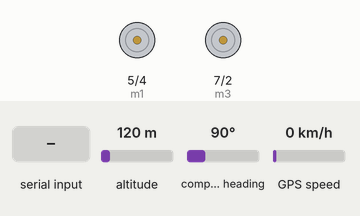
Recording of a sketch running on a simulated Arduino Uno, built with avr-gcc and run on an emulated ATmega328P. Shown: motor-driver pin pairs drawn as motors (green arrow = first pin HIGH = forward, orange = second pin HIGH = backward, longer = more drive, scaled by the enable pin). The test bench sets the inputs (shaded band); at power-on: altitude 120 m, compass heading 90°, GPS speed 0 km/h. The GPS gets a fix after 3 s at 37.7749, -122.4194 with 8 satellites; what the sketch prints to the serial monitor is not drawn.

Above: at 1.2 s.
1.3 s: "F" received over the second serial link
At 2.5 s:
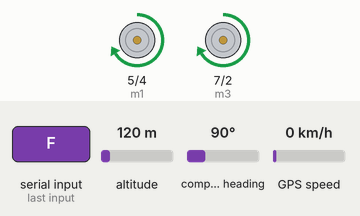
2.8 s: "B" received over the second serial link
At 3.9 s:
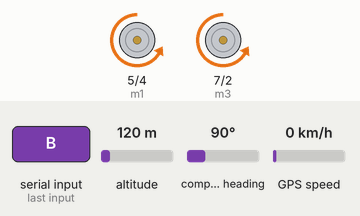
4.3 s: "L" received over the second serial link
At 5.0 s:
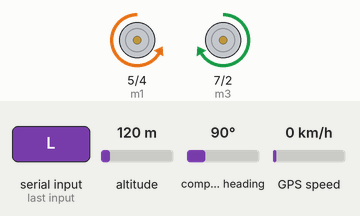
5.8 s: "R" received over the second serial link
At 6.2 s:
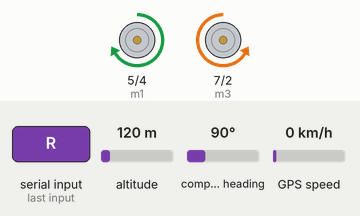
Timing chart, 0 to 8.3 s (numbered marks = the images above; inputs shaded):
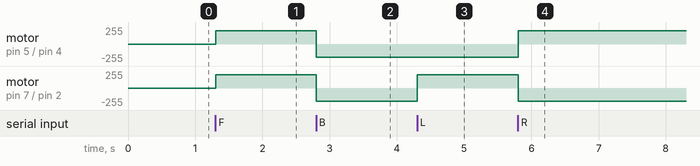

The sketch:

zareefSpeddLimiter03_l298_04.ino
```cpp
#include <NeoSWSerial.h>
#include <AltSoftSerial.h>
#include <TinyGPS++.h>
#include <math.h>
const int m1=5;
const int m2=4;
const int PWM1=6;
const int m3=7;
const int m4=2;
const int PWM2=3;
const float error =2871.142857;
int speed=200;
int k=1;
float Clat;
float Clng;
float Tlat=23.707643;
float Tlng=90.409713;
float ClatR;
float ClngR;
float TlatR;
float TlngR;
float dlng;
float dlat;
float a;
float e;
float d;
float R = 6371.00;

char btVal;

//const int GPSBaud = 9600;

TinyGPSPlus gps;
NeoSWSerial ss(11,12);//rx,tx
AltSoftSerial Bs(8, 13); // RX, TX

void setup(){
Serial.begin(115200);
ss.begin(9600);
Bs.begin(9600);
pinMode(m1,OUTPUT);
pinMode(m2,OUTPUT);
pinMode(m3,OUTPUT);
pinMode(m4,OUTPUT);
pinMode(PWM1,OUTPUT);
pinMode(PWM2,OUTPUT);

}

//void feedgps(){
// while (ss.available() > 0)
//    if (gps.encode(ss.read()))

//savegps();
//}


//void savegps(){
//Clat=gps.location.lat();
//Clng=gps.location.lng();

//}


//void distence(){
//   while (ss.available() > 0)
//    if (gps.encode(ss.read()))
//    Clat=gps.location.lat();
//Clng=gps.location.lng();
////feedgps();
//
//ClatR= Clat*(PI/180);
//ClngR= Clng*(PI/180);
//TlatR= Tlat*(PI/180);
//TlngR= Tlng*(PI/180);
//dlat=(Clat-Tlat)*(PI/180);  //2,1
//dlng=(Clng-Tlng)*(PI/180);
//a = (sq(sin(dlat/2))) + cos(TlatR) * cos(ClatR) * (sq(sin(dlng/2)));
//e = 2 * atan2(sqrt(a), sqrt(1-a)) ;
//d = ((R * e));
//
//Serial.println(d);
//if(d<5){
//  speed=100;
//  }
//
//}


void loop() {
while (ss.available() > 0)
    if (gps.encode(ss.read()))
        if (gps.location.isValid())
  {

Clat=gps.location.lat();
Clng=gps.location.lng();
ClatR= Clat*(PI/180);
ClngR= Clng*(PI/180);
TlatR= Tlat*(PI/180);
TlngR= Tlng*(PI/180);
dlat=(Clat-Tlat)*(PI/180);  //2,1
dlng=(Clng-Tlng)*(PI/180);
a = (sq(sin(dlat/2))) + cos(TlatR) * cos(ClatR) * (sq(sin(dlng/2)));
e = 2 * atan2(sqrt(a), sqrt(1-a)) ;
d = ((R * e));
  }
Serial.print("distance = " );
Serial.println(d);
if(d<6){
k=1;
Serial.print("speed = " );
Serial.println(speed);
  }else{
    k=2;
    Serial.print("speed = " );
    Serial.println(speed);
    }


  while(Bs.available()){

   btVal= Bs.read();

   }


  switch (btVal)
  {
      case 'F':
    Serial.println("Forward");
      forward();
      break;

      case 'B':
      Serial.println("Reverse");
       reverse();
       break;

    case 'L':
       Serial.println("Left");
       left();
       break;

     case 'R':
    Serial.println("Right");
       right();
        break;

     case 'S':
      Serial.println("Stop");
       stoprobot();
       break;


       case '1':
       speed=10*k;
       Serial.println(speed);
       break;

       case '20':
       speed=2*k;
       Serial.println(speed);
       break;


       case '3':
       speed=30*k;
       Serial.println(speed);
       break;

        case '4':
       speed=40*k;
       Serial.println(speed);
       break;

       case '5':
       speed=50*k;
       Serial.println(speed);
       break;

       case '6':
       speed=60*k;
       Serial.println(speed);
       break;

       case '7':
       speed=70*k;
       Serial.println(speed);
       break;

       case '8':
       speed=80*k;
       Serial.println(speed);
       break;

       case '9':
       speed=90*k;
       Serial.println(speed);
       break;

       case 'q':
       speed=100*k;
       Serial.println(speed);
       Serial.print("MAX");
       break;

}


}


void forward()
{
  digitalWrite(m1, HIGH);;
 digitalWrite(m2, LOW);
  analogWrite(PWM1,speed);
  digitalWrite(m3, HIGH);
  digitalWrite(m4, LOW);
  analogWrite(PWM2,speed);
}

void reverse()
{
   digitalWrite(m1,LOW);;
 digitalWrite(m2, HIGH);
  analogWrite(PWM1,speed);
 digitalWrite(m3, LOW);
 digitalWrite(m4, HIGH);
  analogWrite(PWM2,speed);
}

void left()
{
 digitalWrite(m1, LOW);;
  digitalWrite(m2, HIGH);
  analogWrite(PWM1,speed);
  digitalWrite(m3,HIGH);
  digitalWrite(m4, LOW);
  analogWrite(PWM2,speed);
}

void right()
{
  digitalWrite(m1, HIGH);;
  digitalWrite(m2, LOW);
  analogWrite(PWM1,speed);
 digitalWrite(m3, LOW);
  digitalWrite(m4, HIGH);
  analogWrite(PWM2,speed);
}
void stoprobot()
{
  digitalWrite(m1, LOW);;
  digitalWrite(m2, LOW);

  digitalWrite(m3, LOW);
  digitalWrite(m4, LOW);
}
```

Measured:
- after the input at 1.3 s, motor on pin 5 (m1) / pin 4 (m2), motor on pin 7 (m3) / pin 2 (m4): stopped → forward 200/255 at once
- after the input at 2.8 s, motor on pin 5 (m1) / pin 4 (m2), motor on pin 7 (m3) / pin 2 (m4): forward 200/255 → backward 200/255 at once
- after the input at 4.3 s, motor on pin 7 (m3) / pin 2 (m4): backward 200/255 → forward 200/255 at once
- after the input at 5.8 s, motor on pin 5 (m1) / pin 4 (m2): backward 200/255 → forward 200/255 at once; motor on pin 7 (m3) / pin 2 (m4): forward 200/255 → backward 200/255 at once
